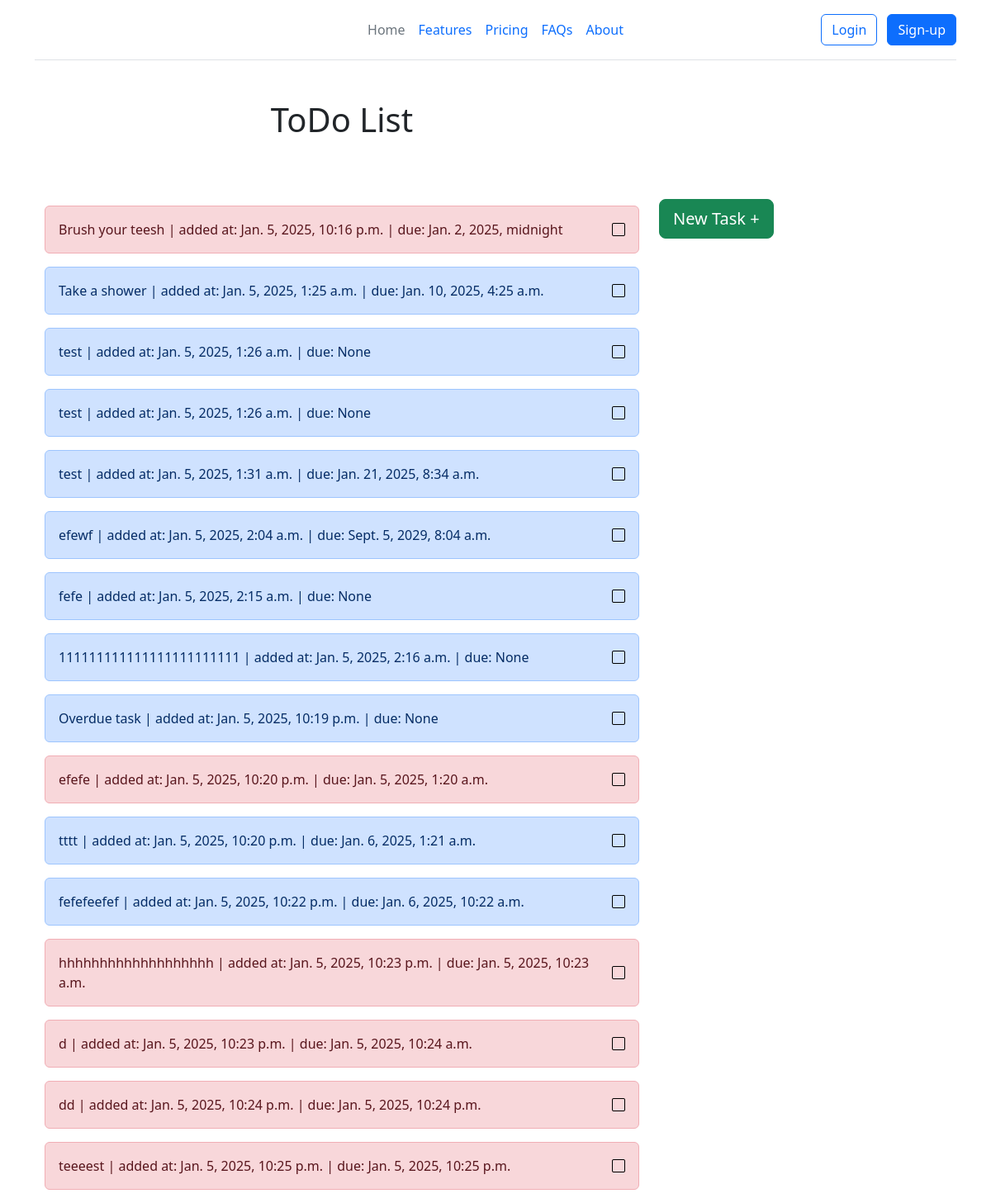
Before: / with the older database file.
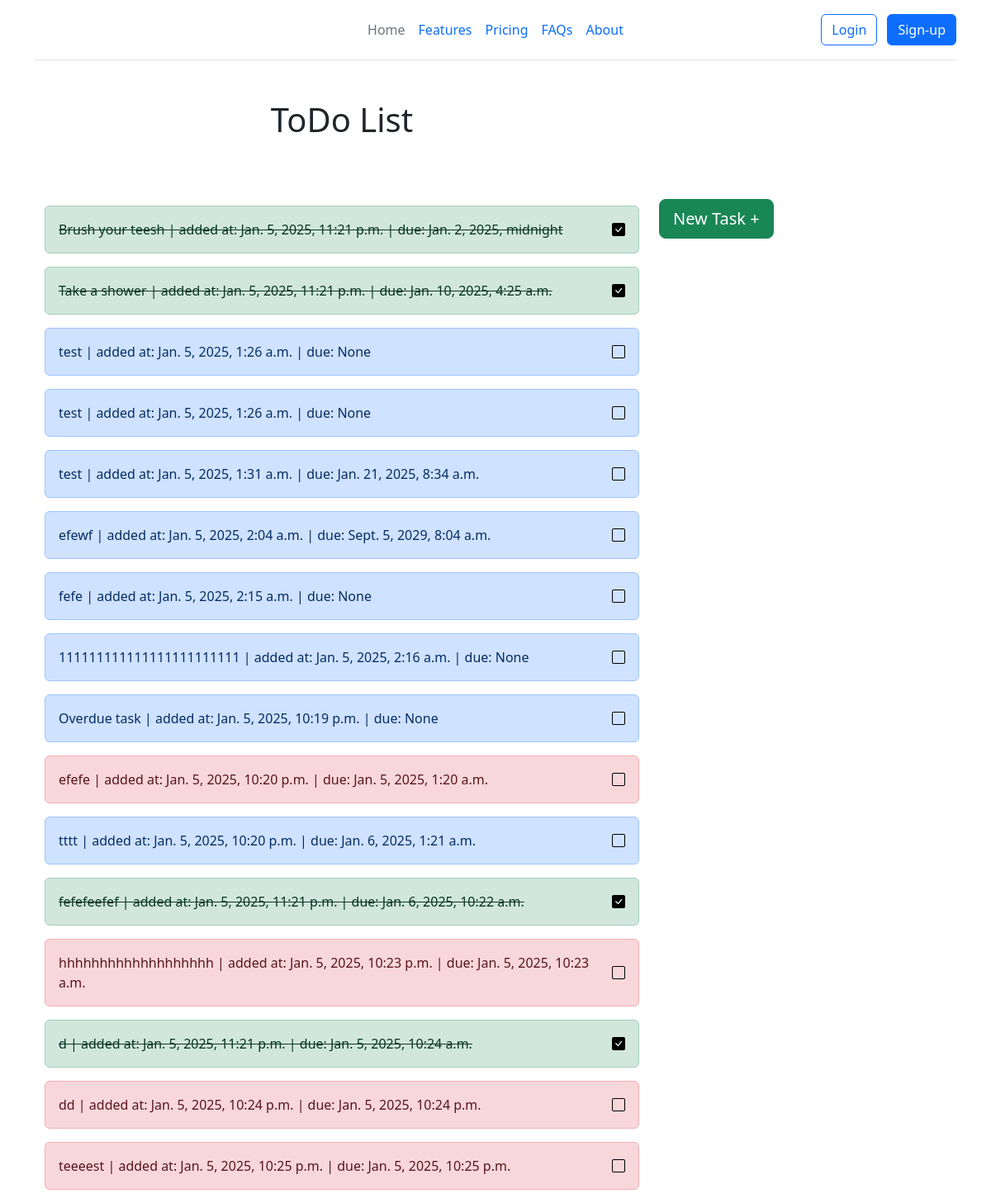
After: the same page with the newer database file.
### core/models.py (models this page shows)
class Task(models.Model):
    PRIORITY_CHOICES = {
        'L': 'Low',
        'N': 'Normal',
        'H': 'High'
    }
    user = models.ForeignKey(settings.AUTH_USER_MODEL, on_delete=models.CASCADE)
    title = models.CharField(max_length=80)
    description = models.TextField(null=True, blank=True)
    priority = models.CharField(max_length=1, choices=PRIORITY_CHOICES, default='L')
    added_at = models.DateTimeField(auto_now=True)
    deadline = models.DateTimeField(null=True, blank=True)
    is_completed = models.BooleanField(default=False)
    is_overdue = models.BooleanField(default=False)
    def check_overdue(self):
        if self.deadline:
            if not self.is_overdue and self.deadline < now():
                self.is_overdue = True
                self.save()

### core/views.py (the view)
# urls.py: 2. Add a URL to urlpatterns:  path('', views.home, name='home')
def home(request):
    tasks = Task.objects.all()
    for task in tasks:
        task.check_overdue()
    form = TaskAddFrom()
    return render(request, 'home.html', {'tasks': list(tasks), 'form': form})

### core/templates/home.html (shortened to what this page needs)
{% extends 'base.html' %}
{% block content %}
<div class="container">
    <div class="row">
        <div class="col-8">
            <h1 class="text-center">ToDo List</h1><br>
            <br><br>
            {% if tasks %}
            {% for task in tasks %}
                {% if task.is_completed %}
                <div class="alert alert-success d-flex justify-content-between align-items-center" role="alert">
                    <span style="text-decoration: line-through;">
                        {{ task.title }} | added at: {{ task.added_at }} | due: {{ task.deadline }}
                    </span>
                    <form action="{% url 'check_task' task.id %}" method="POST">
                        <button type="submit" style="border: none; background: none; padding: 0;">
                            <i class="bi bi-check-square-fill"></i>
                        </button>
                    </form>
                </div>
                {% elif task.is_overdue %}
                <div class="alert alert-danger d-flex justify-content-between align-items-center" role="alert">
                    <span>
                        {{ task.title }} | added at: {{ task.added_at }} | due: {{ task.deadline }}
                    </span>
                    <form action="{% url 'check_task' task.id %}" method="POST">
                        <button type="submit" style="border: none; background: none; padding: 0;">
                            <i class="bi bi-square"></i>
                        </button>
                    </form>
                </div>
                {% else %}
                <div class="alert alert-primary d-flex justify-content-between align-items-center" role="alert">
                    <span>
                        {{ task.title }} | added at: {{ task.added_at }} | due: {{ task.deadline }}
                    </span>
                    <form action="{% url 'check_task' task.id %}" method="POST">
                        <button type="submit" style="border: none; background: none; padding: 0;">
                            <i class="bi bi-square"></i>
                        </button>
                    </form>
                </div>
                {% endif %}
            {% endfor %}
            {% endif %}
        </div>
        <div class="col-4"><br><br><br><br><br>
            <button type="button" class="btn btn-success btn-lg" data-bs-toggle="modal" data-bs-target="#taskModal">
                New Task +
            </button>
        </div>
    </div>
</div>
{% endblock %}

### core/templates/base.html (shortened to what this page needs)
<!DOCTYPE html>
<html lang="en">
<head>
    {% load static %}
    <link rel="stylesheet" href="{% static 'css/bootstrap.min.css' %}">
    <link rel="stylesheet" href="{% static 'css/bootstrap-icons.min.css' %}">
</head>
<body>
    {% include 'navbar.html' %}
    <br>
    <div class="container">
        {% block content %}
        {% endblock %}
    </div>
</body>
</html>

### core/templates/navbar.html
<div class="container">
  <header
    class="d-flex flex-wrap align-items-center justify-content-center justify-content-md-between py-3 mb-4 border-bottom">
    <div class="col-md-3 mb-2 mb-md-0">
      <a href="/" class="d-inline-flex link-body-emphasis text-decoration-none">
        <svg class="bi" width="40" height="32" role="img" aria-label="Bootstrap">
          <use xlink:href="#bootstrap"></use>
        </svg>
      </a>
    </div>
    <ul class="nav col-12 col-md-auto mb-2 justify-content-center mb-md-0">
      <li><a href="{% url 'home' %}" class="nav-link px-2 link-secondary">Home</a></li>
      <li><a href="#" class="nav-link px-2">Features</a></li>
      <li><a href="#" class="nav-link px-2">Pricing</a></li>
      <li><a href="#" class="nav-link px-2">FAQs</a></li>
      <li><a href="#" class="nav-link px-2">About</a></li>
    </ul>
    <div class="col-md-3 text-end">
      {% if not user.is_authenticated %}
      <a type="button" class="btn btn-outline-primary me-2" href="{% url 'login' %}">Login</a>
      <a type="button" class="btn btn-primary" href="{% url 'register' %}">Sign-up</a>
      {% else %}
      <form action="{% url 'logout' %}" method="post">
        <button class="btn btn-gray disabled me-2">{{ user.username }}</button>
        <button type="submit" class="btn btn-outline-primary">Logout</button>
        {% csrf_token %}
      </form>
      {% endif %}
    </div>
  </header>
</div>

Changed rows visible on the page:
changed Task "Brush your teesh": is_completed False → True (drawn); added_at "Jan. 5, 2025, 10:16 p.m." → "Jan. 5, 2025, 11:21 p.m."
changed Task "Take a shower": is_completed False → True (drawn); added_at "Jan. 5, 2025, 1:25 a.m." → "Jan. 5, 2025, 11:21 p.m."
changed Task "fefefeefef": is_completed False → True (drawn); added_at "Jan. 5, 2025, 10:22 p.m." → "Jan. 5, 2025, 11:21 p.m."
changed Task "Jan. 5, 2025, 10:24 a.m.": is_completed False → True (drawn); added_at "Jan. 5, 2025, 10:23 p.m." → "Jan. 5, 2025, 11:21 p.m."
